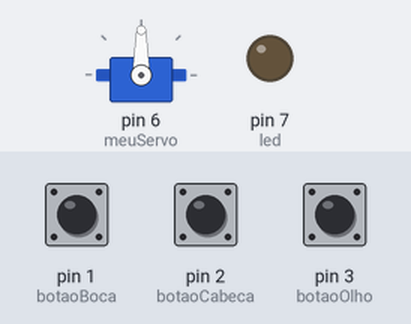
Recording of a sketch running on a simulated Arduino Uno, built with avr-gcc and run on an emulated ATmega328P. Parts: servo, output pins drawn as LEDs (lit = HIGH). The test bench sets the inputs (shaded band); at power-on: pin 1 (botaoBoca) HIGH, pin 2 (botaoCabeca) HIGH, pin 3 (botaoOlho) HIGH.

Above: at 1.2 s.
1.3 s: pin 1 (botaoBoca) pulled LOW for 1 s
At 3.7 s:
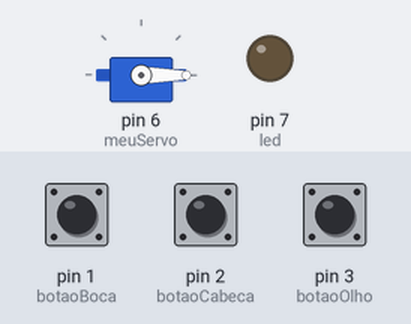
4.0 s: pin 2 (botaoCabeca) pulled LOW for 3.2 s
At 4.17 s:
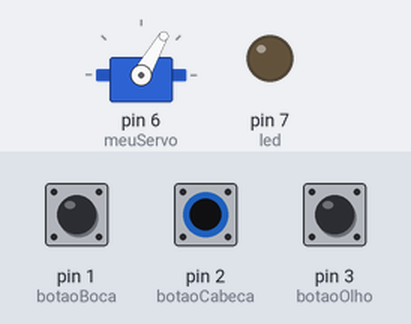
8.7 s: pin 3 (botaoOlho) pulled LOW for 0.15 s
At 9.9 s:
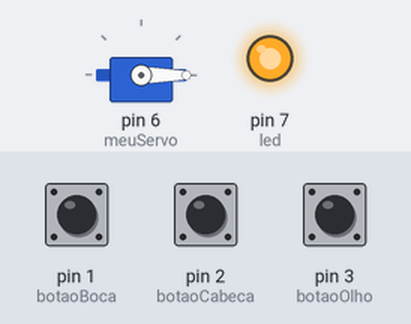
10.3 s: pin 1 (botaoBoca) pulled LOW for 0.15 s
At 10.48 s:
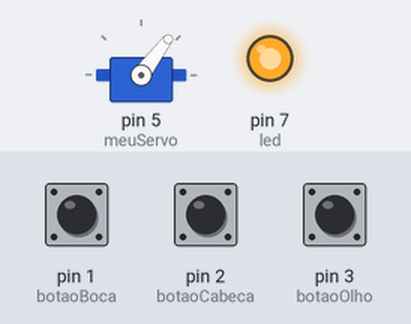
12.1 s: pin 2 (botaoCabeca) pulled LOW for 1 s
At 12.25 s:
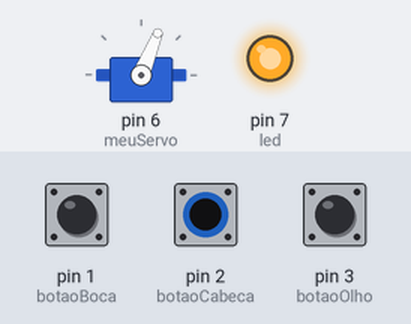
15.1 s: pin 1 (botaoBoca) pulled LOW for 3.2 s
At 16.76 s:
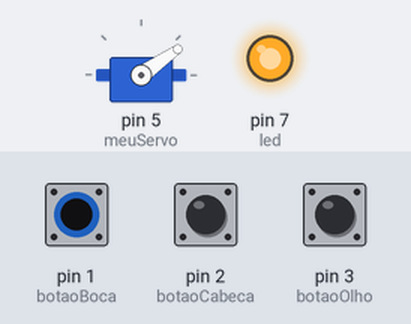
Timing chart, 0 to 20.0 s (numbered marks = the images above; inputs shaded):
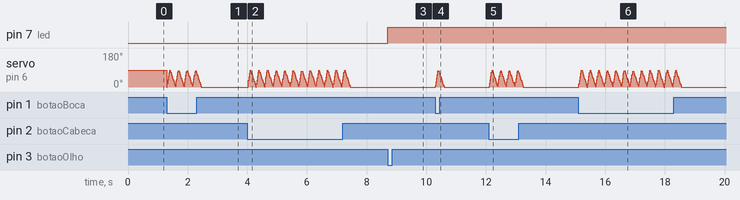

Measured:
- after the input at 8.7 s, pin 7 (led): LOW → HIGH at once
- after the input at 10.3 s, servo on pin 6 (meuServo): rises from 0° to 85° in 0.09 s, then falls to 0° in 0.21 s

The sketch:

3._Robo_Servo_Boca_Cabeca_Olho.ino
```cpp
////////////////////////////////////////////////////////////////////PARTE 01//////////////////////////////////////////////////////////
///// O que será necessário usar - Variáveis - Portas - Itens - Bibliotecas

//Adicionando Biblioteca do Servo Motor
#include <Servo.h>

//Chamando configuração do Servo com nome meuServo
Servo meuServo;

//Declarando porta 1 para o botão da boca
int botaoBoca = 1;

//Declarando porta 2 para o botão da cebça
int botaoCabeca = 2;

//Declarando porta 3 para o botão da cabeça
int botaoOlho = 3;
int led = 7; //led dos olhos
bool estadoLed = 0; // 0 = APAGADO | 1 = LIGADO

////////////////////////////////////////////////////////////////////PARTE 02//////////////////////////////////////////////////////////
///// Setup - Fixo - Programa ler apenas uma vez.

void setup()
{
  pinMode(botaoBoca, INPUT_PULLUP); // define o botão como entrada de dados para a abrir a boca
  pinMode(botaoCabeca, INPUT_PULLUP); // define o botão como entrada de dados para a mexer a cabeca
  pinMode(botaoOlho, INPUT_PULLUP); // define o botão como entrada de dados para ascender os olhos
  pinMode(led, OUTPUT); //define que o led será utilizado para ascender ou apagar
}


////////////////////////////////////////////////////////////////////PARTE 03//////////////////////////////////////////////////////////
///// O CÉREBRO DO ROBÔ - O QUE ELE VAI PENSAR - SERÁ EXECUTADO SEMPRE ELE ESTIVER LIGADO

void loop() //Repetição
{
  //MANDAR MEXER A BOCA PELO SERVO
  meuServo.attach(5); //Servo na porta 5
  if(digitalRead(botaoBoca) == LOW) //Quando o botão da boca for pressionado
  {
    for(int angulo=0; angulo<=90; angulo++) // Aumenta o angulo do servo ate chegar em 90 graus
    {
      meuServo.write(angulo);
      delay(01);
    }
    for(int angulo=90; angulo>=0; angulo--)// Diminui o angulo do servo
    {
      meuServo.write(angulo);
      delay(02);
    }
  }
  meuServo.detach();


//MANDAR MEXER A CABEÇA PELO SERVO
  meuServo.attach(6); //Servo na porta 6
  if(digitalRead(botaoCabeca) == LOW) //Quando o botão da cabeca for pressionado
  {
    for(int angulo=0; angulo<=90; angulo++) // Aumenta o angulo do servo ate chegar em 180 graus
    {
      meuServo.write(angulo);
      delay(01);
    }

    for(int angulo=90; angulo>=0; angulo--)// Diminui o angulo do servo
    {
      meuServo.write(angulo);
      delay(02);
    }
  }
  meuServo.detach();


//MANDA ASCENDER OU APAGAR OS OLHOS
if(digitalRead(botaoOlho) == LOW) // Se o botão for pressionado
  {
    estadoLed = !estadoLed; // troca o estado do LED para acesso ou apagado
    digitalWrite(led, estadoLed);
    while(digitalRead(botaoOlho) == LOW);
    delay(100);
  }
}
```
